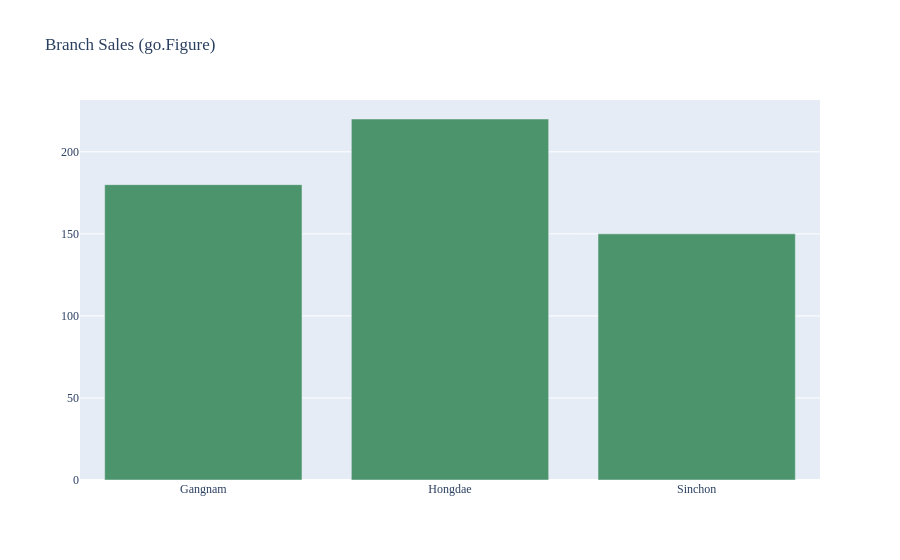
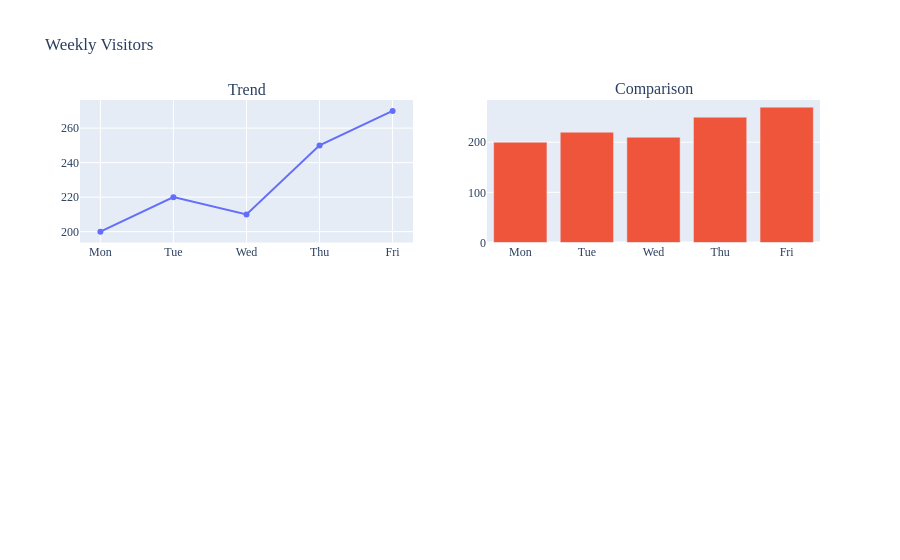
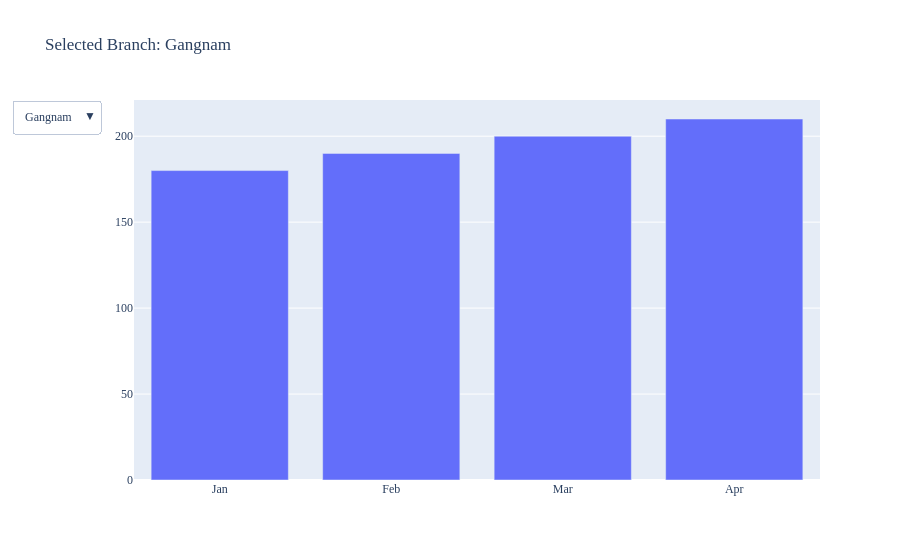

Notebook cell for these charts, in order:
### Markdown cell above
## Example 4 — Practice: Apply All Three Advanced Concepts (연습: 세 가지 고급 개념 모두 적용하기)

Fill in every `________` blank below. The cell runs with **no errors** even if you leave blanks — it just prints a reminder instead of building that part's chart.

아래 `________` 빈칸을 모두 채워보세요. 빈칸을 두어도 셀은 **에러 없이** 실행되며, 그 부분의 차트 대신 안내 메시지만 출력됩니다.

### Code cell
# ============================================================
# Practice -- fill in every ________ blank, then re-run the cell
# 연습 -- 아래 ________ 빈칸을 모두 채운 뒤 셀을 다시 실행하세요
# ============================================================
BLANK = "________"

def ready(*vals):
    return all(v != BLANK for v in vals)

# ---------- Part A: go.Figure -- branch sales bar chart built by hand ----------
branches_a = ['Gangnam', 'Hongdae', 'Sinchon']
sales_a = [180, 220, 150]

trace_type_a = "Bar"   # TODO: which go graph object draws bars? (as a string, e.g. 'Bar')

if ready(trace_type_a):
    fig = go.Figure()
    fig.add_trace(getattr(go, trace_type_a)(x=branches_a, y=sales_a, marker_color='#4C956C'))
    fig.update_layout(title='Branch Sales (go.Figure)', font=dict(family='AppleGothic'))
    fig.show()
else:
    print("Part A \u270f\ufe0f  Fill in trace_type_a above, then re-run.")

# ---------- Part B: make_subplots -- 1x2 side-by-side dashboard ----------
days_b = ['Mon', 'Tue', 'Wed', 'Thu', 'Fri']
visitors_b = [200, 220, 210, 250, 270]

rows_b = 2   # TODO: how many rows for a SIDE-BY-SIDE (not stacked) layout?
cols_b = 2   # TODO: how many columns for two panels side by side?

if ready(rows_b, cols_b):
    from plotly.subplots import make_subplots
    fig = make_subplots(rows=rows_b, cols=cols_b, subplot_titles=('Trend', 'Comparison'))
    fig.add_trace(go.Scatter(x=days_b, y=visitors_b, mode='lines+markers'), row=1, col=1)
    fig.add_trace(go.Bar(x=days_b, y=visitors_b), row=1, col=2)
    fig.update_layout(title='Weekly Visitors', font=dict(family='AppleGothic'), showlegend=False)
    fig.show()
else:
    print("Part B \u270f\ufe0f  Fill in rows_b and cols_b above, then re-run.")

# ---------- Part C: dropdown -- switch between two branches ----------
months_c = ['Jan', 'Feb', 'Mar', 'Apr']
gangnam_c = [180, 190, 200, 210]
hongdae_c = [150, 145, 160, 155]

visible_gangnam_c = [True, False]   # TODO: list of 2 booleans -- Gangnam trace ON, Hongdae trace OFF
visible_hongdae_c = [False, True]   # TODO: list of 2 booleans -- Hongdae trace ON, Gangnam trace OFF

if ready(visible_gangnam_c, visible_hongdae_c):
    fig = go.Figure()
    fig.add_trace(go.Bar(x=months_c, y=gangnam_c, name='Gangnam', visible=True))
    fig.add_trace(go.Bar(x=months_c, y=hongdae_c, name='Hongdae', visible=False))
    fig.update_layout(
        title='Selected Branch: Gangnam',
        font=dict(family='AppleGothic'),
        updatemenus=[dict(buttons=[
            dict(label='Gangnam', method='update',
                 args=[{'visible': visible_gangnam_c}, {'title': 'Selected Branch: Gangnam'}]),
            dict(label='Hongdae', method='update',
                 args=[{'visible': visible_hongdae_c}, {'title': 'Selected Branch: Hongdae'}]),
        ])]
    )
    fig.show()
else:
    print("Part C \u270f\ufe0f  Fill in visible_gangnam_c and visible_hongdae_c above, then re-run.")

### Figure 1 — Plotly figure (JSON) as saved in the notebook; plotly's stock layout.template omitted (floating-point values rounded to 4 significant figures)
{"data": [{"marker": {"color": "#4C956C"}, "type": "bar", "x": ["Gangnam", "Hongdae", "Sinchon"], "y": [180, 220, 150]}], "layout": {"font": {"family": "AppleGothic"}, "title": {"text": "Branch Sales (go.Figure)"}}}

### Figure 2 — Plotly figure (JSON) as saved in the notebook; plotly's stock layout.template omitted (floating-point values rounded to 4 significant figures)
{"data": [{"mode": "lines+markers", "type": "scatter", "x": ["Mon", "Tue", "Wed", "Thu", "Fri"], "xaxis": "x", "y": [200, 220, 210, 250, 270], "yaxis": "y"}, {"type": "bar", "x": ["Mon", "Tue", "Wed", "Thu", "Fri"], "xaxis": "x2", "y": [200, 220, 210, 250, 270], "yaxis": "y2"}], "layout": {"annotations": [{"font": {"size": 16}, "showarrow": false, "text": "Trend", "x": 0.225, "xanchor": "center", "xref": "paper", "y": 1, "yanchor": "bottom", "yref": "paper"}, {"font": {"size": 16}, "showarrow": false, "text": "Comparison", "x": 0.775, "xanchor": "center", "xref": "paper", "y": 1, "yanchor": "bottom", "yref": "paper"}], "font": {"family": "AppleGothic"}, "showlegend": false, "title": {"text": "Weekly Visitors"}, "xaxis": {"anchor": "y", "domain": [0, 0.45]}, "xaxis2": {"anchor": "y2", "domain": [0.55, 1]}, "xaxis3": {"anchor": "y3", "domain": [0, 0.45]}, "xaxis4": {"anchor": "y4", "domain": [0.55, 1]}, "yaxis": {"anchor": "x", "domain": [0.625, 1]}, "yaxis2": {"anchor": "x2", "domain": [0.625, 1]}, "yaxis3": {"anchor": "x3", "domain": [0, 0.375]}, "yaxis4": {"anchor": "x4", "domain": [0, 0.375]}}}

### Figure 3 — Plotly figure (JSON) as saved in the notebook; plotly's stock layout.template omitted (floating-point values rounded to 4 significant figures)
{"data": [{"name": "Gangnam", "type": "bar", "visible": true, "x": ["Jan", "Feb", "Mar", "Apr"], "y": [180, 190, 200, 210]}, {"name": "Hongdae", "type": "bar", "visible": false, "x": ["Jan", "Feb", "Mar", "Apr"], "y": [150, 145, 160, 155]}], "layout": {"font": {"family": "AppleGothic"}, "title": {"text": "Selected Branch: Gangnam"}, "updatemenus": [{"buttons": [{"args": [{"visible": [true, false]}, {"title": "Selected Branch: Gangnam"}], "label": "Gangnam", "method": "update"}, {"args": [{"visible": [false, true]}, {"title": "Selected Branch: Hongdae"}], "label": "Hongdae", "method": "update"}]}]}}
